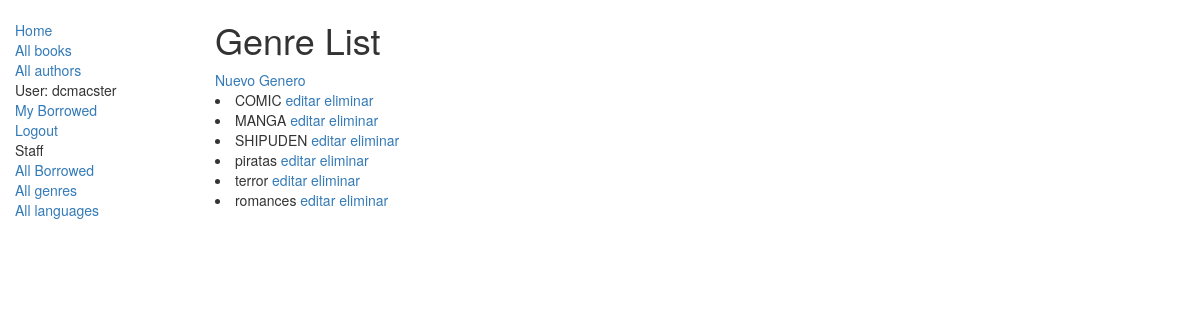
The page /holaApp/genres/ (signed in) on the database its author committed.
### holaApp/models.py (models this page shows, shortened)
class Genre(models.Model):
    name = models.CharField(max_length=200, help_text="Ingrese el nombre del género (p. ej. Ciencia Ficción, Poesía Francesa etc.)")

### holaApp/views.py (the view)
class GenreListView(LoginRequiredMixin, generic.ListView):
    login_url = '/accounts/login/'
    redirect_field_name = 'redirect_to'
    model = Genre
    paginate_by = 10

### holaApp/templates/holaApp/genre_list.html (shortened to what this page needs)
{% extends "base_generic.html" %}
{% block content %}
    <h1>Genre List</h1>
    {% if perms.staff.can_marked_returned %}
        <a href="{% url 'genre_create' %}"> Nuevo Genero </a>
    {% endif %}
    {% if genre_list %}
        {% for genre in genre_list %}
        <li>
            {{ genre.name }}
            {% if perms.staff.can_marked_returned %}
                <a href="{% url 'genre_update' genre.pk %}">editar</a> <a href="{% url 'genre_delete' genre.pk %}">eliminar</a>
            {% endif %}
        </li>
        {% endfor %}
    {% else %}
        <p>There are no author in the library.</p>
    {% endif %}
{% endblock %}

### holaApp/templates/base_generic.html (shortened to what this page needs)
<!DOCTYPE html>
<html lang="en">
<head>
    <link rel="stylesheet" href="https://maxcdn.bootstrapcdn.com/bootstrap/3.3.7/css/bootstrap.min.css">
    {% load static %}
    <link rel="stylesheet" href="{% static 'css/styles.css' %}">
</head>
<body>
    <div class="container-fluid">
        <div class="row">
            <div class="col-sm-2">
                {% block sidebar %}
                <ul class="sidebar-nav">
                    <li><a href="{% url 'index' %}">Home</a></li>
                    <li><a href="{% url 'books' %}">All books</a></li>
                    <li><a href="{%url 'authors' %}">All authors</a></li>
                    {% if user.is_authenticated %}
                        <li>User: {{ user.get_username }}</li>
                        <li><a href="{% url 'my-borrowed' %}">My Borrowed</a></li>
                        <li><a href="{% url 'logout'%}?next={{request.path}}">Logout</a></li>
                        {% if perms.staff.can_marked_returned %}
                            <li>Staff</li>
                            <li><a href="{% url 'all-borrowed' %}"> All Borrowed </a></li>
                            <li><a href="{% url 'genres' %}">All genres</a></li>
                            <li><a href="{% url 'languages' %}">All languages</a></li>
                        {% endif %}
                    {% else %}
                        <li><a href="{% url 'login'%}?next={{request.path}}">Login</a></li>
                    {% endif %}
                </ul>
                {% endblock %}
            </div>
            <div class="col-sm-10 ">
                {% block content %}{% endblock %}
            </div>
        </div>
    </div>
</body>
</html>

### holaApp/static/css/styles.css (style rules this page uses)
.sidebar-nav { margin-top: 20px; padding: 0; list-style: none; }

### rows shown on the page
Genre: name "COMIC"
Genre: name "MANGA"
Genre: name "SHIPUDEN"
Genre: name "piratas"
Genre: name "terror"
Genre: name "romances"

### other values the page prints
{{ user.get_username }} "dcmacster"
